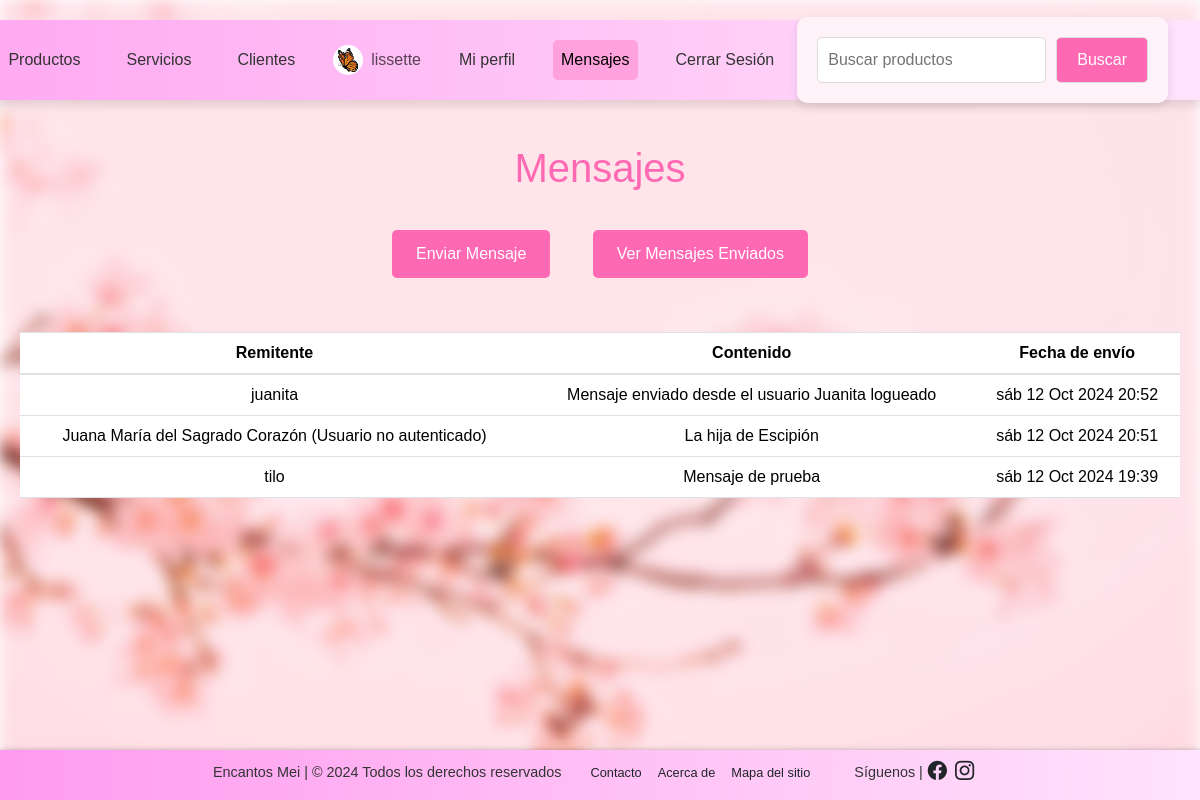
Screenshot of /messages/messages/ (signed in) with the database file from the repository.
### shop/models.py (models this page shows)
class Profile(models.Model):
    user = models.OneToOneField(User, on_delete=models.CASCADE)
    address = models.CharField(max_length=255, blank=True)
    phone_number = models.CharField(max_length=20, blank=True)
    profile_picture = models.ImageField(upload_to='profile_pictures/', blank=True, null=True)

### shop_messages/models.py (models this page shows, shortened)
class Message(models.Model):
    sender = models.ForeignKey(User, related_name='sent_messages', null=True, blank=True, on_delete=models.CASCADE)
    sender_name = models.CharField(max_length=255, null=True, blank=True)
    recipient = models.ForeignKey(User, related_name='received_messages', on_delete=models.CASCADE)
    content = models.TextField()
    sent_date = models.DateTimeField(auto_now_add=True)
    read = models.BooleanField(default=False)

### shop_messages/views.py (the view)
# urls.py: path('messages/', MessagesView.as_view(), name='messages'),
class MessagesView(LoginRequiredMixin, View):
    def get(self, request):
        messages = Message.objects.filter(recipient=request.user).order_by('-sent_date')
        for message in messages:
            if not message.read:
                message.read = True
                message.save()
        Notification.objects.filter(user=request.user, read=False).update(read=True)
        return render(request, 'messages.html', {
            'messages': messages,
            'is_admin': is_admin(request.user),
        })

### shop/context_processors.py (called while the page is built)
def profile_context(request):
    profile = None
    if request.user.is_authenticated:
        try:
            profile = Profile.objects.get(user=request.user)
        except Profile.DoesNotExist:
            pass
    return {'profile': profile}

def notification_count(request):
    if request.user.is_authenticated:
        count = Notification.objects.filter(user=request.user, read=False).count()
        return {'notification_count': count}
    return {'notification_count': 0}

### shop_messages/views.py (called while the page is built)
def is_admin(user):
    return user.groups.filter(name='Administradora de tienda').exists() or user.is_superuser

### shop_messages/templates/messages.html (shortened to what this page needs)
{% extends 'base.html' %}
{% block content %}
    <div class="text-center my-4">
        <h1>
            Mensajes
        </h1>
        <div class="mb-3">
            <a href="{% url 'send_message' %}" class="btn btn-primary me-2">
                Enviar Mensaje
            </a>
            <a href="{% url 'sent_messages' %}" class="btn btn-primary">
                Ver Mensajes Enviados
            </a>
        </div>
    </div>
    <table class="table">
        <thead>
            <tr>
                <th>
                    Remitente
                </th>
                <th>
                    Contenido
                </th>
                <th>
                    Fecha de envío
                </th>
            </tr>
        </thead>
        <tbody>
            {% for message in messages %}
                <tr>
                    <td>
                        {{ message.sender.username|default:message.sender_name }}
                    </td>
                    <td>
                        {{ message.content }}
                    </td>
                    <td>
                        {{ message.sent_date|date:"D d M Y H:i" }}
                    </td>
                </tr>
            {% empty %}
            <tr>
                <td colspan="3">
                    No tiene mensajes recibidos
                </td>
            </tr>
            {% endfor %}
        </tbody>
    </table>
{% endblock %}

### shop/templates/base.html (shortened to what this page needs)
{% load static %}
<!DOCTYPE html>
<html lang="es">
    <head>
        <link rel="stylesheet" href="https://stackpath.bootstrapcdn.com/bootstrap/4.5.2/css/bootstrap.min.css">
        <link href="https://cdn.jsdelivr.net/npm/bootstrap@5.3.3/dist/css/bootstrap.min.css" rel="stylesheet">
        <link rel="stylesheet" href="https://cdn.jsdelivr.net/npm/bootstrap-icons@1.8.1/font/bootstrap-icons.css">
        <link rel="stylesheet" href="{% static 'css/styles.css' %}">
    </head>
    <body>
        <nav class="navbar navbar-expand-lg custom-navbar" role="navigation">
    <div class="container-fluid">
        <div class="collapse navbar-collapse" id="navbarNav">
            <ul class="navbar-nav me-auto">
                <li class="nav-item">
                    <a class="nav-link {% if request.path == '/shop/products/' %}active{% endif %}" href="{% url 'products' %}">Productos</a>
                </li>
                <li class="nav-item">
                    <a class="nav-link {% if request.path == '/shop/services/' %}active{% endif %}" href="{% url 'services' %}">Servicios</a>
                </li>
                        {% if user.is_authenticated %}
                        {% if is_admin %}
                        <li class="nav-item">
                            <a class="nav-link {% if request.path == '/shop/clients/' %}active{% endif %}" href="{% url 'clients' %}">Clientes</a>
                        </li>
                    {% endif %}
                            <li class="nav-item">
                                <span class="navbar-text d-flex align-items-center" style="white-space: nowrap;">
                                    {% if profile and profile.profile_picture %}
                                        <img src="{{ profile.profile_picture.url }}" alt="Imagen de perfil" width="30" height="30" class="rounded-circle me-2" style="margin-right: 5px;">
                                    {% endif %}{{ user.username }}
                                </span>
                            </li>
                            <li class="nav-item">
                                <a class="nav-link {% if request.path == '/shop/profile/' %}active{% endif %}" href="{% url 'profile' %}">
                                    Mi perfil
                                </a>
                            </li>
                            <li class="nav-item">
                                <a class="nav-link {% if request.path == '/messages/messages/' %}active{% endif %}" href="{% url 'messages' %}">
                                    Mensajes
                                </a>
                            </li>
                            <li class="nav-item">
                                <a class="nav-link {% if request.path == '/shop/logout/' %}active{% endif %}" href="{% url 'logout' %}">
                                    Cerrar Sesión
                                </a>
                            </li>
                        {% endif %}
                    </ul>
                    <div style="display: flex; justify-content: center; align-items: center; margin: 20px auto; max-width: 400px; height: 80px;">
                        <form class="form-search" method="GET" action="{% url 'search_products' %}" role="search" style="display: flex; width: 100%; align-items: center;">
                            <input  type="search" name="query" placeholder="Buscar productos" aria-label="Search" style="flex: 1; margin-right: 10px; border: 1px solid #ddd; border-radius: 5px; padding: 10px;">
                            <button class="btn btn-outline-light" type="submit" style="border: 1px solid #ddd; border-radius: 5px; padding: 10px 20px;">
                                Buscar
                            </button>
                        </form>
                    </div>
                </div>
            </div>
        </nav>
        <div class="content">
            {% block content %}
            {% endblock %}
        </div>
        <footer class="bg-light text-center text-lg-start mt-auto">
            <div class="container p-2">
                <div class="row justify-content-between align-items-center">
                    <div class="col-auto">
                        <h5 style="display: inline;">Encantos Mei | © 2024 Todos los derechos reservados</p>
                    </div>
                    <div class="col-auto">
                        <ul class="list-unstyled d-flex" style="font-size: 0.8rem; padding: 0; margin: 0;">
                            <li class="me-3"><a href="{% url 'contact' %}" class="text-dark text-decoration-none hover-link">Contacto</a></li>
                            <li class="me-3"><a href="{% url 'about' %}" class="text-dark text-decoration-none hover-link">Acerca de</a></li>
                            <li><a href="{% url 'pages' %}" class="text-dark text-decoration-none hover-link">Mapa del sitio</a></li>
                        </ul>
                    </div>
                    <div class="col-auto">
                        <h5 style="display: inline;">Síguenos |</h5>
                        <a href="#" class="me-2 text-dark hover-link" style="display: inline;"><i class="bi bi-facebook" style="font-size: 1.2rem;"></i></a>
                        <a href="#" class="text-dark hover-link" style="display: inline;"><i class="bi bi-instagram" style="font-size: 1.2rem;"></i></a>
                    </div>
                </div>
            </div>
        </footer>
    </body>
</html>

### shop/static/css/styles.css (style rules this page uses)
body { font-family: 'Arial', sans-serif; color: #333; margin: 0; padding: 0; min-height: 100vh; display: flex; flex-direction: column; overflow-y: scroll; }
body::before { content: ''; position: fixed; top: 0; left: 0; right: 0; bottom: 0; background-image: url("../images/pink_flowers.jpg"); background-size: cover; background-position: center; filter: blur(8px); z-index: -1; }
h1 { color: #ff69b4; }
nav { position: relative; top: 20px; right: 20px; background-color: rgba(255, 255, 255, 0.2); border-radius: 15px; padding: 10px 20px; box-shadow: 0 6px 10px rgba(0, 0, 0, 0.1); display: flex; justify-content: flex-end; align-items: center; transition: background-color 0.3s; }
nav ul { list-style: none; padding: 0; margin: 0; display: flex; }
nav li { margin: 15px; align-self: center; }
nav a { text-decoration: none; color: #333; padding: 10px 15px; border-radius: 5px; transition: background-color 0.3s, color 0.3s; }
.navbar { position: fixed; right: 0; top: 20px; border-radius: 50px 0 0 50px; padding: 10px 20px; display: flex; align-items: center; height: 80px; box-shadow: 0 6px 10px rgba(0, 0, 0, 0.1); z-index: 1000; background: linear-gradient(270deg, rgba(255, 227, 252, 1) 0%, rgba(255, 155, 239, 1) 100%); }
.navbar-nav .nav-item { margin-right: 15px; }
.navbar-nav .nav-link { white-space: nowrap; color: #333; }
.nav-link.active { background-color: rgba(255, 105, 180, 0.4); color: #fff2f9; border-radius: 5px; }
.container { max-width: 800px; margin: auto; }
form { max-width: 400px; margin: 20px auto; padding: 20px; background-color: #fff2f9; border-radius: 10px; box-shadow: 0 4px 10px rgba(0, 0, 0, 0.1); display: flex; flex-direction: column; align-items: center; }
footer { position: relative; left: 0; bottom: 0; z-index: 10; width: 100%; min-height: 50px; background: linear-gradient(270deg, rgba(255, 227, 252, 1) 0%, rgba(255, 155, 239, 1) 100%); box-shadow: 0 4px 8px rgba(0, 0, 0, 0.8); }
footer .container { display: flex; justify-content: space-between; align-items: center; }
footer .row { width: 100%; flex-wrap: nowrap; align-items: center; }
footer h5, footer p { font-size: 0.9rem; margin: 0 5px; }
footer ul { list-style: none; padding: 0; margin: 0; display: flex; }
footer li { margin-right: 15px; }
.hover-link { transition: color 0.3s ease; }
.btn-primary { margin: 30px; }
footer .col-auto { display: flex; align-items: center; }
.d-flex { align-items: center; }
.content { position: relative; z-index: 1; padding: 20px; text-align: center; flex: 1; margin-top: 100px; }
.btn { padding: 12px 24px; background-color: rgba(255, 105, 180, 1); color: white; border: none; border-radius: 5px; font-size: 16px; transition: background-color 0.3s, transform 0.3s; opacity: 100%; }
.container { display: flex; justify-content: center; align-items: center; height: 100%; }
.form-search { max-width: 400px; margin: 20px auto; padding: 20px; background-color: #fff2f9; border-radius: 10px; box-shadow: 0 4px 10px rgba(0, 0, 0, 0.1); display: flex; flex-direction: row; align-items: center; }

### rows the page displays
Profile: profile_picture (picture)
Message: sender.username "juanita", content "Mensaje enviado desde el usuario Juanita logueado", sent_date "sáb 12 Oct 2024 20:52"
Message: sender.username "Juana María del Sagrado Corazón (Usuario no autenticado)", content "La hija de Escipión", sent_date "sáb 12 Oct 2024 20:51"
Message: sender.username "tilo", content "Mensaje de prueba", sent_date "sáb 12 Oct 2024 19:39"

### other values shown
{{ user.username }} "lissette"
